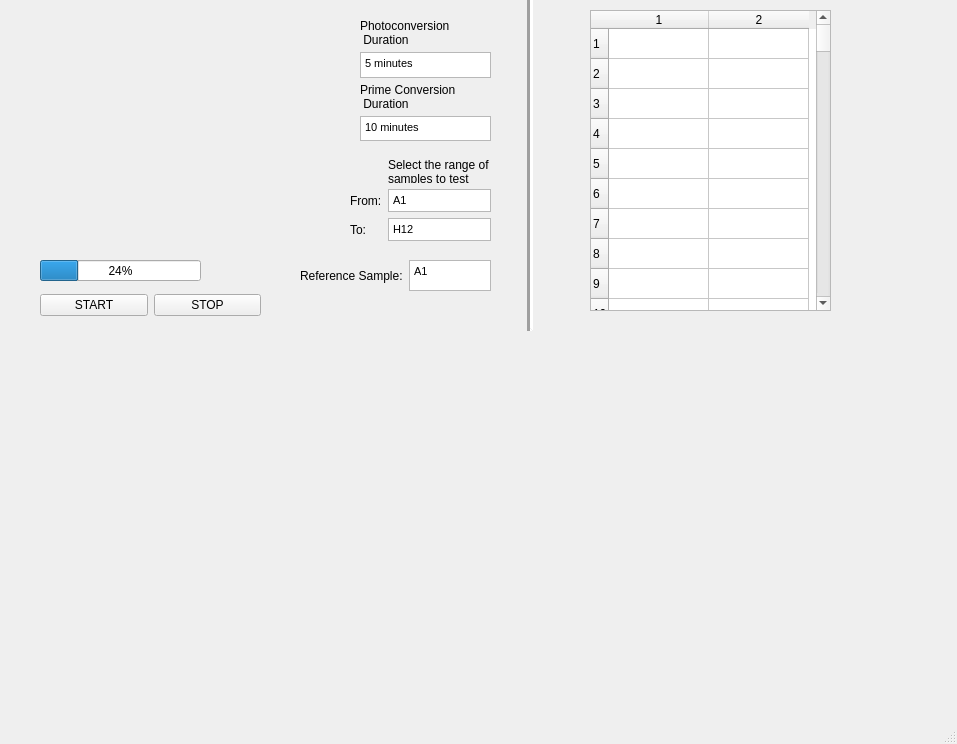
<?xml version="1.0" encoding="UTF-8"?>
<ui version="4.0">
 <class>MainWindow</class>
 <widget class="QMainWindow" name="MainWindow">
  <property name="geometry">
   <rect>
    <x>0</x>
    <y>0</y>
    <width>957</width>
    <height>744</height>
   </rect>
  </property>
  <property name="windowTitle">
   <string>MainWindow</string>
  </property>
  <widget class="QWidget" name="centralwidget">
   <widget class="QLabel" name="wellplatepic">
    <property name="geometry">
     <rect>
      <x>40</x>
      <y>20</y>
      <width>291</width>
      <height>221</height>
     </rect>
    </property>
    <property name="text">
     <string/>
    </property>
    <property name="pixmap">
     <pixmap>wellp.jpg</pixmap>
    </property>
    <property name="scaledContents">
     <bool>true</bool>
    </property>
   </widget>
   <widget class="Line" name="line_2">
    <property name="geometry">
     <rect>
      <x>520</x>
      <y>-10</y>
      <width>20</width>
      <height>341</height>
     </rect>
    </property>
    <property name="lineWidth">
     <number>3</number>
    </property>
    <property name="orientation">
     <enum>Qt::Vertical</enum>
    </property>
   </widget>
   <widget class="QWidget" name="horizontalLayoutWidget">
    <property name="geometry">
     <rect>
      <x>40</x>
      <y>290</y>
      <width>221</width>
      <height>31</height>
     </rect>
    </property>
    <layout class="QHBoxLayout" name="startstop">
     <item>
      <widget class="QPushButton" name="pushButton_generate_random_signal">
       <property name="autoFillBackground">
        <bool>false</bool>
       </property>
       <property name="text">
        <string>START</string>
       </property>
      </widget>
     </item>
     <item>
      <widget class="QPushButton" name="stopbutton">
       <property name="autoFillBackground">
        <bool>false</bool>
       </property>
       <property name="text">
        <string>STOP</string>
       </property>
      </widget>
     </item>
    </layout>
   </widget>
   <widget class="QTableWidget" name="datatable">
    <property name="geometry">
     <rect>
      <x>590</x>
      <y>10</y>
      <width>241</width>
      <height>301</height>
     </rect>
    </property>
    <property name="toolTipDuration">
     <number>3</number>
    </property>
    <property name="autoFillBackground">
     <bool>false</bool>
    </property>
    <property name="horizontalScrollBarPolicy">
     <enum>Qt::ScrollBarAlwaysOff</enum>
    </property>
    <property name="rowCount">
     <number>96</number>
    </property>
    <property name="columnCount">
     <number>2</number>
    </property>
    <attribute name="horizontalHeaderVisible">
     <bool>true</bool>
    </attribute>
    <row/>
    <row/>
    <row/>
    <row/>
    <row/>
    <row/>
    <row/>
    <row/>
    <row/>
    <row/>
    <row/>
    <row/>
    <row/>
    <row/>
    <row/>
    <row/>
    <row/>
    <row/>
    <row/>
    <row/>
    <row/>
    <row/>
    <row/>
    <row/>
    <row/>
    <row/>
    <row/>
    <row/>
    <row/>
    <row/>
    <row/>
    <row/>
    <row/>
    <row/>
    <row/>
    <row/>
    <row/>
    <row/>
    <row/>
    <row/>
    <row/>
    <row/>
    <row/>
    <row/>
    <row/>
    <row/>
    <row/>
    <row/>
    <row/>
    <row/>
    <row/>
    <row/>
    <row/>
    <row/>
    <row/>
    <row/>
    <row/>
    <row/>
    <row/>
    <row/>
    <row/>
    <row/>
    <row/>
    <row/>
    <row/>
    <row/>
    <row/>
    <row/>
    <row/>
    <row/>
    <row/>
    <row/>
    <row/>
    <row/>
    <row/>
    <row/>
    <row/>
    <row/>
    <row/>
    <row/>
    <row/>
    <row/>
    <row/>
    <row/>
    <row/>
    <row/>
    <row/>
    <row/>
    <row/>
    <row/>
    <row/>
    <row/>
    <row/>
    <row/>
    <row/>
    <row/>
    <column/>
    <column/>
   </widget>
   <widget class="QProgressBar" name="progressBar">
    <property name="geometry">
     <rect>
      <x>40</x>
      <y>260</y>
      <width>161</width>
      <height>21</height>
     </rect>
    </property>
    <property name="value">
     <number>24</number>
    </property>
   </widget>
   <widget class="QWidget" name="verticalLayoutWidget">
    <property name="geometry">
     <rect>
      <x>360</x>
      <y>20</y>
      <width>131</width>
      <height>121</height>
     </rect>
    </property>
    <layout class="QVBoxLayout" name="timings">
     <item>
      <widget class="QLabel" name="primeduration_label_2">
       <property name="text">
        <string>Photoconversion
 Duration</string>
       </property>
      </widget>
     </item>
     <item>
      <widget class="QTextEdit" name="primeduration_textbox_2">
       <property name="verticalScrollBarPolicy">
        <enum>Qt::ScrollBarAlwaysOff</enum>
       </property>
       <property name="horizontalScrollBarPolicy">
        <enum>Qt::ScrollBarAlwaysOff</enum>
       </property>
       <property name="html">
        <string>&lt;!DOCTYPE HTML PUBLIC &quot;-//W3C//DTD HTML 4.0//EN&quot; &quot;http://www.w3.org/TR/REC-html40/strict.dtd&quot;&gt;
&lt;html&gt;&lt;head&gt;&lt;meta name=&quot;qrichtext&quot; content=&quot;1&quot; /&gt;&lt;style type=&quot;text/css&quot;&gt;
p, li { white-space: pre-wrap; }
&lt;/style&gt;&lt;/head&gt;&lt;body style=&quot; font-family:'MS Shell Dlg 2'; font-size:8.25pt; font-weight:400; font-style:normal;&quot;&gt;
&lt;p style=&quot; margin-top:0px; margin-bottom:0px; margin-left:0px; margin-right:0px; -qt-block-indent:0; text-indent:0px;&quot;&gt;5 minutes&lt;/p&gt;&lt;/body&gt;&lt;/html&gt;</string>
       </property>
      </widget>
     </item>
     <item>
      <widget class="QLabel" name="primeduration_label">
       <property name="text">
        <string>Prime Conversion
 Duration</string>
       </property>
      </widget>
     </item>
     <item>
      <widget class="QTextEdit" name="primeduration_textbox">
       <property name="verticalScrollBarPolicy">
        <enum>Qt::ScrollBarAlwaysOff</enum>
       </property>
       <property name="horizontalScrollBarPolicy">
        <enum>Qt::ScrollBarAlwaysOff</enum>
       </property>
       <property name="html">
        <string>&lt;!DOCTYPE HTML PUBLIC &quot;-//W3C//DTD HTML 4.0//EN&quot; &quot;http://www.w3.org/TR/REC-html40/strict.dtd&quot;&gt;
&lt;html&gt;&lt;head&gt;&lt;meta name=&quot;qrichtext&quot; content=&quot;1&quot; /&gt;&lt;style type=&quot;text/css&quot;&gt;
p, li { white-space: pre-wrap; }
&lt;/style&gt;&lt;/head&gt;&lt;body style=&quot; font-family:'MS Shell Dlg 2'; font-size:8.25pt; font-weight:400; font-style:normal;&quot;&gt;
&lt;p style=&quot; margin-top:0px; margin-bottom:0px; margin-left:0px; margin-right:0px; -qt-block-indent:0; text-indent:0px;&quot;&gt;10 minutes&lt;/p&gt;&lt;/body&gt;&lt;/html&gt;</string>
       </property>
      </widget>
     </item>
    </layout>
   </widget>
   <widget class="QWidget" name="gridLayoutWidget">
    <property name="geometry">
     <rect>
      <x>350</x>
      <y>160</y>
      <width>141</width>
      <height>81</height>
     </rect>
    </property>
    <layout class="QGridLayout" name="gridLayout">
     <item row="2" column="0">
      <widget class="QLabel" name="label_3">
       <property name="text">
        <string>To:</string>
       </property>
      </widget>
     </item>
     <item row="1" column="0">
      <widget class="QLabel" name="label_2">
       <property name="text">
        <string>From:</string>
       </property>
      </widget>
     </item>
     <item row="1" column="1">
      <widget class="QTextEdit" name="startlayout">
       <property name="verticalScrollBarPolicy">
        <enum>Qt::ScrollBarAlwaysOff</enum>
       </property>
       <property name="html">
        <string>&lt;!DOCTYPE HTML PUBLIC &quot;-//W3C//DTD HTML 4.0//EN&quot; &quot;http://www.w3.org/TR/REC-html40/strict.dtd&quot;&gt;
&lt;html&gt;&lt;head&gt;&lt;meta name=&quot;qrichtext&quot; content=&quot;1&quot; /&gt;&lt;style type=&quot;text/css&quot;&gt;
p, li { white-space: pre-wrap; }
&lt;/style&gt;&lt;/head&gt;&lt;body style=&quot; font-family:'MS Shell Dlg 2'; font-size:8.25pt; font-weight:400; font-style:normal;&quot;&gt;
&lt;p style=&quot; margin-top:0px; margin-bottom:0px; margin-left:0px; margin-right:0px; -qt-block-indent:0; text-indent:0px;&quot;&gt;A1&lt;/p&gt;&lt;/body&gt;&lt;/html&gt;</string>
       </property>
      </widget>
     </item>
     <item row="2" column="1">
      <widget class="QTextEdit" name="endlayout">
       <property name="enabled">
        <bool>true</bool>
       </property>
       <property name="contextMenuPolicy">
        <enum>Qt::CustomContextMenu</enum>
       </property>
       <property name="verticalScrollBarPolicy">
        <enum>Qt::ScrollBarAlwaysOff</enum>
       </property>
       <property name="html">
        <string>&lt;!DOCTYPE HTML PUBLIC &quot;-//W3C//DTD HTML 4.0//EN&quot; &quot;http://www.w3.org/TR/REC-html40/strict.dtd&quot;&gt;
&lt;html&gt;&lt;head&gt;&lt;meta name=&quot;qrichtext&quot; content=&quot;1&quot; /&gt;&lt;style type=&quot;text/css&quot;&gt;
p, li { white-space: pre-wrap; }
&lt;/style&gt;&lt;/head&gt;&lt;body style=&quot; font-family:'MS Shell Dlg 2'; font-size:8.25pt; font-weight:400; font-style:normal;&quot;&gt;
&lt;p style=&quot; margin-top:0px; margin-bottom:0px; margin-left:0px; margin-right:0px; -qt-block-indent:0; text-indent:0px;&quot;&gt;H12&lt;/p&gt;&lt;/body&gt;&lt;/html&gt;</string>
       </property>
      </widget>
     </item>
     <item row="0" column="1">
      <widget class="QLabel" name="label">
       <property name="text">
        <string>Select the range of
samples to test</string>
       </property>
      </widget>
     </item>
    </layout>
   </widget>
   <widget class="MplWidget" name="MplWidget" native="true">
    <property name="geometry">
     <rect>
      <x>-20</x>
      <y>320</y>
      <width>1021</width>
      <height>381</height>
     </rect>
    </property>
   </widget>
   <widget class="QWidget" name="horizontalLayoutWidget_2">
    <property name="geometry">
     <rect>
      <x>300</x>
      <y>260</y>
      <width>191</width>
      <height>31</height>
     </rect>
    </property>
    <layout class="QHBoxLayout" name="horizontalLayout">
     <item>
      <widget class="QLabel" name="label_4">
       <property name="text">
        <string>Reference Sample:</string>
       </property>
       <property name="textFormat">
        <enum>Qt::PlainText</enum>
       </property>
      </widget>
     </item>
     <item>
      <widget class="QTextEdit" name="textEdit">
       <property name="html">
        <string>&lt;!DOCTYPE HTML PUBLIC &quot;-//W3C//DTD HTML 4.0//EN&quot; &quot;http://www.w3.org/TR/REC-html40/strict.dtd&quot;&gt;
&lt;html&gt;&lt;head&gt;&lt;meta name=&quot;qrichtext&quot; content=&quot;1&quot; /&gt;&lt;style type=&quot;text/css&quot;&gt;
p, li { white-space: pre-wrap; }
&lt;/style&gt;&lt;/head&gt;&lt;body style=&quot; font-family:'MS Shell Dlg 2'; font-size:8.25pt; font-weight:400; font-style:normal;&quot;&gt;
&lt;p style=&quot; margin-top:0px; margin-bottom:0px; margin-left:0px; margin-right:0px; -qt-block-indent:0; text-indent:0px;&quot;&gt;A1&lt;/p&gt;&lt;/body&gt;&lt;/html&gt;</string>
       </property>
      </widget>
     </item>
    </layout>
   </widget>
  </widget>
  <widget class="QMenuBar" name="menubar">
   <property name="geometry">
    <rect>
     <x>0</x>
     <y>0</y>
     <width>957</width>
     <height>21</height>
    </rect>
   </property>
  </widget>
  <widget class="QStatusBar" name="statusbar"/>
 </widget>
 <customwidgets>
  <customwidget>
   <class>MplWidget</class>
   <extends>QWidget</extends>
   <header>mplwidget.h</header>
   <container>1</container>
  </customwidget>
 </customwidgets>
 <resources/>
 <connections/>
</ui>
